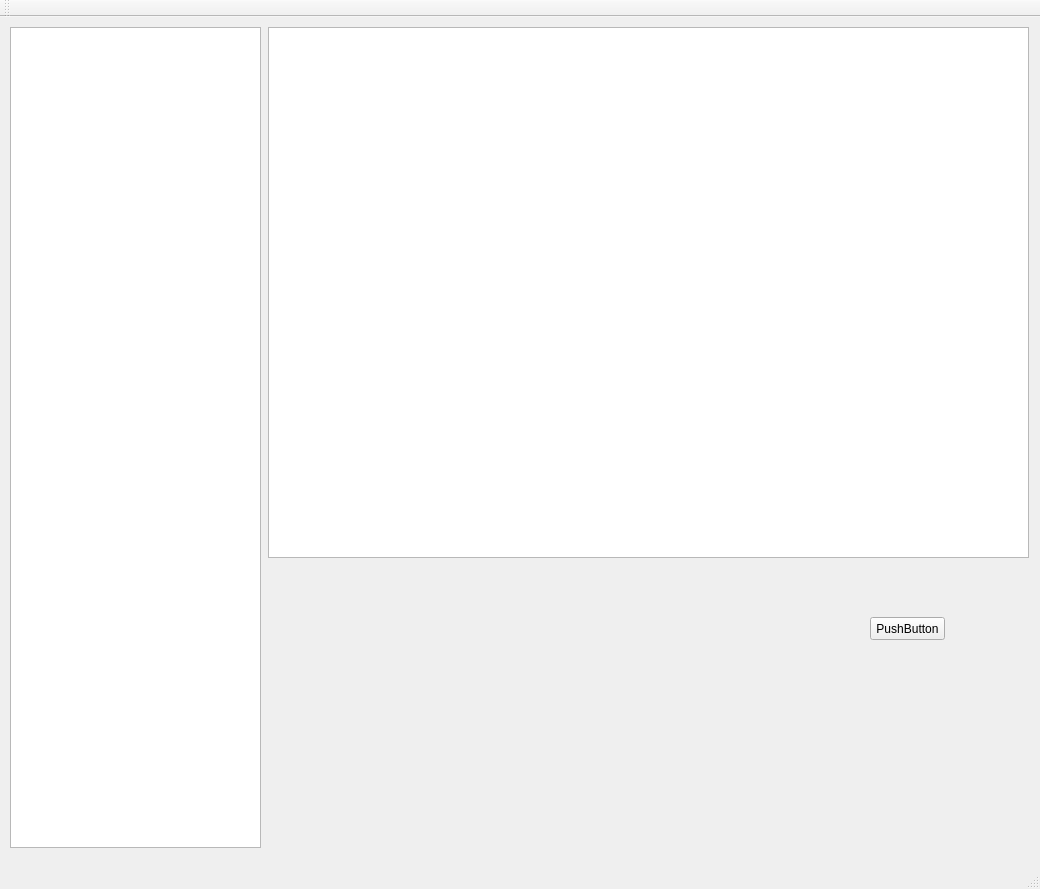
<?xml version="1.0" encoding="UTF-8"?>
<ui version="4.0">
 <class>MainWindow</class>
 <widget class="QMainWindow" name="MainWindow">
  <property name="geometry">
   <rect>
    <x>0</x>
    <y>0</y>
    <width>1040</width>
    <height>889</height>
   </rect>
  </property>
  <property name="windowTitle">
   <string>MainWindow</string>
  </property>
  <widget class="QWidget" name="centralwidget">
   <widget class="QTableView" name="tableView">
    <property name="geometry">
     <rect>
      <x>10</x>
      <y>10</y>
      <width>251</width>
      <height>821</height>
     </rect>
    </property>
   </widget>
   <widget class="QListWidget" name="listWidget">
    <property name="geometry">
     <rect>
      <x>268</x>
      <y>10</y>
      <width>761</width>
      <height>531</height>
     </rect>
    </property>
   </widget>
   <widget class="QPushButton" name="pushButton">
    <property name="geometry">
     <rect>
      <x>870</x>
      <y>600</y>
      <width>75</width>
      <height>23</height>
     </rect>
    </property>
    <property name="text">
     <string>PushButton</string>
    </property>
   </widget>
  </widget>
  <widget class="QMenuBar" name="menubar">
   <property name="geometry">
    <rect>
     <x>0</x>
     <y>0</y>
     <width>1040</width>
     <height>21</height>
    </rect>
   </property>
  </widget>
  <widget class="QStatusBar" name="statusbar"/>
  <widget class="QToolBar" name="toolBar">
   <property name="windowTitle">
    <string>toolBar</string>
   </property>
   <attribute name="toolBarArea">
    <enum>TopToolBarArea</enum>
   </attribute>
   <attribute name="toolBarBreak">
    <bool>true</bool>
   </attribute>
  </widget>
 </widget>
 <resources/>
 <connections/>
</ui>
